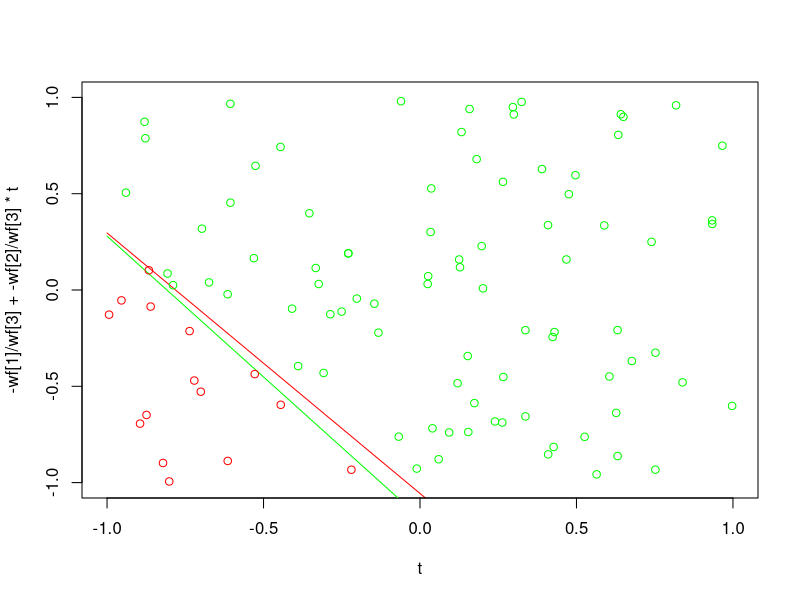

Write the R code that produced this figure.
#!/usr/bin/env Rscript

# Number of Runs of the Experiment.
R = 1

# Sample Size.
N = 100

# X part of set of samples.
X = NA

# Y part of set of samples.
Y = NA

#
# Target Function and its Weight Vector.
# a, b are the Random Points which define the Function.
#
f = NA; wf = NA; a = NA; b = NA

# Final Hypothesis obtained via Logistic Regression.
g = NA; wg = NA

#
# Per Experiment:
# IN-SAMPLE Cross-Entropy Error = Ex<ln(1 + exp(-y w.x))>
#
Ein = vector(length = R)

#
# Per Experiment:
# OUT-OF-SAMPLE Cross-Entropy Error = Ex<ln(1 + exp(-y w.x))>
#
Eout = vector(length = R)

#
# Per Experiment:
# Iterations taken by SGD for convergence.
#
Iter = vector(length = R)

dotp = function (u, v) t(u) %*% v
norm = function (u) sqrt(sum(u^2))

random_x = function (void) c(1, runif(2, -1, 1))

random_f = function () {
    a <<- random_x()
    b <<- random_x()
    
    wf[1] <<- (a[2] * b[3]) - (b[2] * a[3])
    wf[2] <<- a[3] - b[3]
    wf[3] <<- b[2] - a[2]

    function (x) { sign(dotp(wf, x)) == 1 }
}

get_y  = function (x) { if (runif(1) < f(x)) +1 else -1 }

gradE = function (x, y, w) {
    c = -y / (1 + exp(y * dotp(w, x)))
    c * x
}

sgd = function () {

	eta <- 0.01
	w <- c(0,0,0)
	for (epoch in 1:10000) {
		N <- nrow(X)
		new_w <- w
		for (i in sample(1:N)) {
			x_i <- X[i, ]
			y_i <- Y[i]
			delta <- -(x_i*y_i)/(1+exp(y_i*  t(new_w) %*%x_i))
			new_w <- new_w - eta*delta
		}
		
		if ( sqrt(sum((new_w - w)^2)) < 0.01) {
			break;
		}
		
		w <- new_w
	}
	
	list(w= new_w, iter = epoch)


   
}

# Cross Entropy Error.
E = function (x, y, w) log(1 + exp(-y * dotp(w, x)))

ein = function () {
    error = 0

    for (i in 1:N) {
        x = X[i, ]
        y = Y[i]
        error = error + E(x, y, wg)
    }

    error / N
}

eout = function () {
    T = 1000
    Xout = t(sapply(1:T, random_x))
    Yout = apply(Xout, 1, get_y)

    error = 0

    for (i in 1:T) {
        x = Xout[i, ]
        y = Yout[i]
        error = error + E(x, y, wg)
    }

    error / T
}

for (i in 1:R) {

    # Generate Data Set D.
    f = random_f()
    X = t(sapply(1:N, random_x))
    Y = apply(X, 1, get_y)

    out = sgd()
    wg  = out$w

    Iter[i] = out$iter
    Eout[i] = eout()
    Ein[i]  = ein()
}

t <- seq(-1, 1, 0.05)
plot(t, -wf[1]/wf[3] + -wf[2]/wf[3]*t, type="l", col="red", ylim=c(-1, 1))
lines(t, -wg[1]/wg[3] + -wg[2]/wg[3]*t, type="l", col="green")
p <- X[Y != 1, ]
p <- cbind(p[,2], p[,3])
points(p, col="red")
q <- X[Y == 1, ]
q <- cbind(q[,2], q[,3])
points(q, col="green")


print(paste("Number of Runs      =", R))
print(paste("Sample Size         =", N))
print(paste("In-Sample Error     =", mean(Ein)))
print(paste("Out-of-Sample Error =", mean(Eout)))
print(paste("Iterations for SGD  =", mean(Iter)))